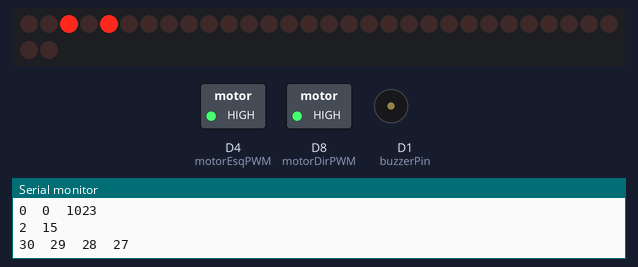
Bench run of a sketch on a simulated ESP8266 (NodeMCU). On the bench: 32 shift-register outputs drawn as a row of LEDs (first output left, lit = HIGH), switched loads named in the sketch (green lamp = pin HIGH), buzzer (waves = sounding, pin HIGH), the last lines printed to the serial monitor. Wiring (inferred from the names in the program): 4 × shift register (74HC595): data D7; shift clock D5; latch D6. Wiring (inferred from the signals the program sends): row of LEDs: on Q0, Q1, Q2, Q3, Q4, Q5, Q6, Q7, Q8, Q9, Q10, Q11, Q12, Q13, Q14, Q15, Q16, Q17, Q18, Q19, Q20, Q21, Q22, Q23, Q24, Q25, Q26, Q27, Q28, Q29, Q30, Q31. Pins used as bus, display or sensor lines are not drawn.

Above: at 0.1 s.
At 2.1 s:
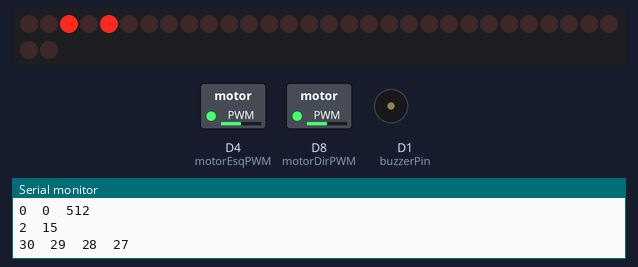
At 4.1 s:
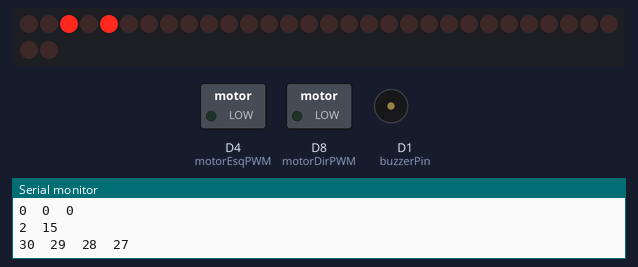
At 8.1 s:
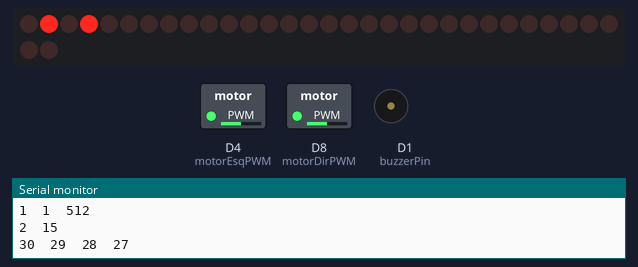
Timing chart, 0 to 11.5 s (numbered marks = the images above):
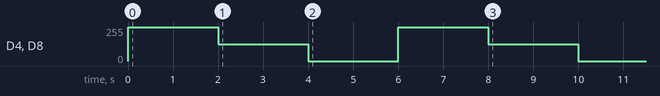

The sketch:

testesMotores.ino
```cpp
// relacao de pinos dos 74595
const int A4067 = 1;  // ultimo q6
const int B4067 = 0;  // ultimo q7
const int C4067 = 7;  // ultimo q0
const int D4067 = 23;   // segundo q0
const int E4067 = 31;   // primeiro q0
const int F4067 = 15;  // terceiro q0

int echoPin = D2;  // echo do ultrassonico
int trigPin = D3;  // trig do ultrassonico

// relacao de pinos dos 4067
const int tamp[] = {
  0, 1, 2, 3, 4, 5, 6, 7,     // tampinhas superiores
  8, 9, 10,                   // tampinhas funcao A
  11, 12, 13                  // tampinhas funcao B
};

const int chaveMestraPin = 14;  // chave mestra

const int motorEsqA = 30;    // pinos digitais nos 74595
const int motorEsqB = 29;
const int motorDirA = 28;
const int motorDirB = 27;

const int motorEsqPWM = D4;  // pinos digitais no ESP
const int motorDirPWM = D8;

const int pot[] = {
  16, 17, 18, 19, 20, 21, 22, 23,   // potenciometros superiores
  24, 25, 26,                       // potenciometros funcao A
  27, 28, 29                        // potenciometros funcao B
};

int clkPin = D5;   // clk do 74595
int latchPin = D6; // latch do 74595
int dataPin = D7;  // dados seriais do 74595

int buzzerPin = D1;

int analogPin = A0;

byte shiftPinos[4];   // valores instantâneos dos pinos controlados pelos 74595

void setup() {
  // Declara os pinos
  pinMode(clkPin, OUTPUT);  // clk do 74595 como saída
  pinMode(latchPin, OUTPUT); // latch do 74595 como saída
  pinMode(dataPin, OUTPUT); // dados do 74595 como saída

  pinMode(buzzerPin, OUTPUT);

  pinMode(echoPin, INPUT);  // echo do ultrassonico como entrada
  pinMode(trigPin, OUTPUT); // trig do ultrassonico como saída

  Serial.begin(9600);
  digitalWrite(latchPin, HIGH);

  Serial.println("frente maximo");
  motores(0, 0, 1023);    // frente maximo
  delay(2000);
  Serial.println("frente devagar");
  motores(0, 0, 512);    // frente devagar
  delay(2000);
  Serial.println("para");
  motores(0, 0, 0);    // para
  delay(2000);
  Serial.println("tras maximo");
  motores(1, 1, 1023);    // tras maximo
  delay(2000);
  Serial.println("tras devagar");
  motores(1, 1, 512);    // tras devagar
  delay(2000);
  Serial.println("para");
  motores(0, 0, 0);    // para
  delay(2000);
}

// digitalWrite() através dos 74595 (acomoda o pino no array shiftPinos)
void dWrite(int pino, int estado) {
  bitWrite(shiftPinos[pino / 8], pino % 8, estado);
}

// envio de comandos para os 74595
void shift() {
  //  Serial.print("Shift: ");
  //  for(int i=0; i<4; i++) {
  //    Serial.print(shiftPinos[i]);
  //    Serial.print(" ");
  //  }
  //  Serial.println();
  digitalWrite(latchPin, LOW);  // latch em nível baixo
  for (int i = 0; i < 4; i++) {
    shiftOut(dataPin, clkPin, LSBFIRST, shiftPinos[i]); // carrega as informações
  }
  digitalWrite(latchPin, HIGH); // latch em nível alto
}

// analogRead através de um canal dos 4067
int aRead(int pino) {
  dWrite(A4067, bitRead(pino % 16, 0));
  dWrite(B4067, bitRead(pino % 16, 1));
  dWrite(C4067, bitRead(pino % 16, 2));
  dWrite(D4067, bitRead(pino % 16, 3));
  dWrite(E4067, pino / 16);     // enable em 0 habilita
  dWrite(F4067, 1 - pino / 16);
  shift();
  //  delay(5);
  return analogRead(analogPin);
}

void loop() {

}

// ativa os motores
void motores(int esq, int dir, int vel) {
  Serial.print(esq);
    Serial.print("  ");
    Serial.print(dir);
    Serial.print("  ");
    Serial.println(vel);
    Serial.print(motorEsqPWM);
    Serial.print("  ");
    Serial.println(motorDirPWM);
    Serial.print(motorEsqA);
    Serial.print("  ");
    Serial.print(motorEsqB);
    Serial.print("  ");
    Serial.print(motorDirA);
    Serial.print("  ");
    Serial.println(motorDirB);

    analogWrite(motorEsqPWM, vel);
    analogWrite(motorDirPWM, vel);

    dWrite(motorEsqA, esq);
    dWrite(motorEsqB, 1-esq);
    dWrite(motorDirA, dir);
    dWrite(motorDirB, 1-dir);
    shift();
}
```
